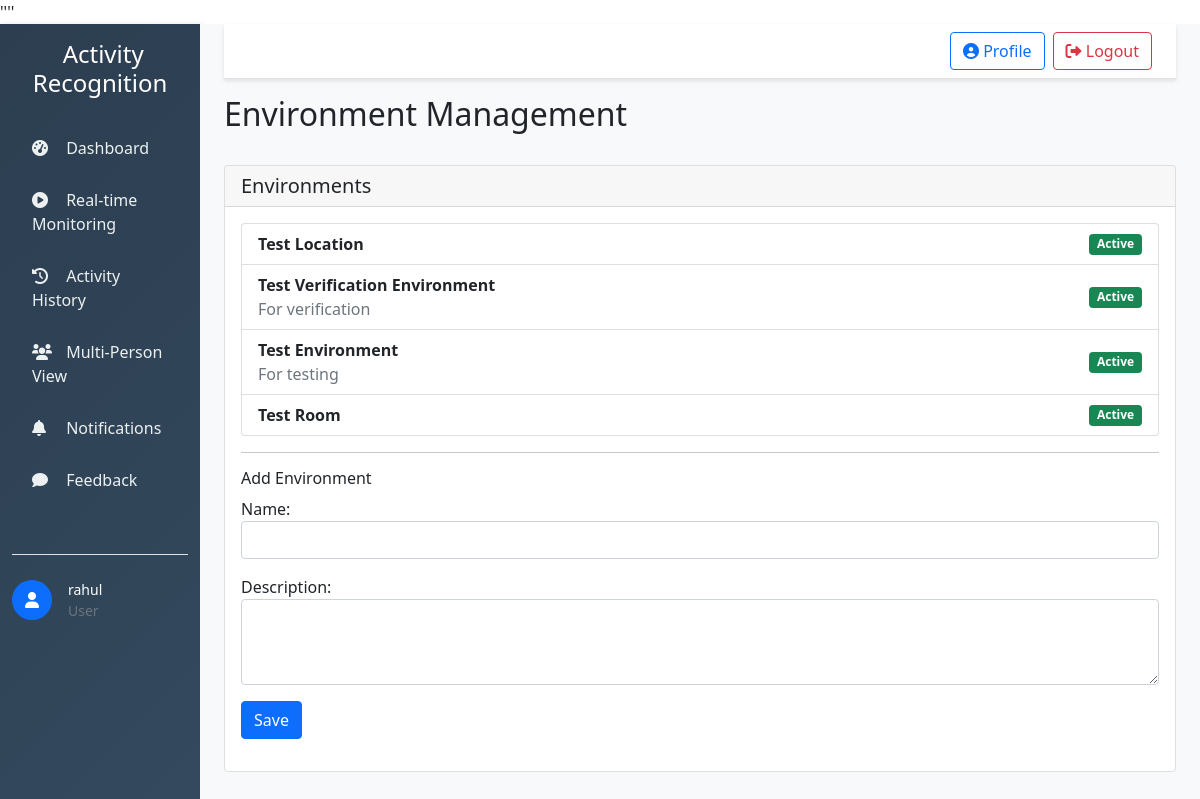
The page /admin-panel/environments/ (signed in) on the database its author committed.
### users/models.py (models this page shows, shortened)
class CustomUser(AbstractUser):
    USER_TYPE_CHOICES = (
        ('user', 'User'),
        ('admin', 'Admin'),
    )
    user_type = models.CharField(max_length=10, choices=USER_TYPE_CHOICES, default='user')
    phone = models.CharField(max_length=15, blank=True)
    address = models.TextField(blank=True)
    preferences = models.JSONField(default=dict, blank=True)
    is_active = models.BooleanField(default=True)
    created_at = models.DateTimeField(auto_now_add=True)
    updated_at = models.DateTimeField(auto_now=True)
    class Meta:
        db_table = 'auth_user'

### activities/models.py (models this page shows, shortened)
class Environment(models.Model):
    name = models.CharField(max_length=255)
    address = models.TextField()
    description = models.TextField(blank=True)
    is_active = models.BooleanField(default=True)
    zones = models.JSONField(default=list, blank=True)
    wifi_channels = models.JSONField(default=list, blank=True)
    sensor_parameters = models.JSONField(default=dict, blank=True)
    created_at = models.DateTimeField(auto_now_add=True)
    updated_at = models.DateTimeField(auto_now=True)

### admin_panel/views.py (the view)
# urls.py: path('environments/', views.environment_management, name='environment_management'),
@login_required
@admin_required
def environment_management(request):
    environments = Environment.objects.all()
    if request.method == 'POST':
        form = EnvironmentForm(request.POST)
        if form.is_valid():
            form.save()
            messages.success(request, 'Environment added successfully.')
            return redirect('admin_panel:environment_management')
    else:
        form = EnvironmentForm()
    context = {
        'environments': environments,
        'form': form,
    }
    return render(request, 'admin_panel/environment_management.html', context)

### admin_panel/forms.py
class EnvironmentForm(forms.ModelForm):
    class Meta:
        model = Environment
        fields = ['name', 'address', 'description', 'is_active', 'zones', 'wifi_channels', 'sensor_parameters']
        widgets = {
            'name': forms.TextInput(attrs={'class': 'form-control'}),
            'address': forms.Textarea(attrs={'class': 'form-control', 'rows': 3}),
            'description': forms.Textarea(attrs={'class': 'form-control', 'rows': 3}),
            'zones': forms.Textarea(attrs={'class': 'form-control', 'rows': 2, 'placeholder': 'Enter as JSON'}),
            'wifi_channels': forms.Textarea(attrs={'class': 'form-control', 'rows': 2, 'placeholder': 'Enter as JSON'}),
            'sensor_parameters': forms.Textarea(attrs={'class': 'form-control', 'rows': 2, 'placeholder': 'Enter as JSON'}),
        }

### admin_panel/views.py (called while the page is built)
def admin_required(view_func):
    @wraps(view_func)
    def wrapper(request, *args, **kwargs):
        if not request.user.is_authenticated or not (
            getattr(request.user, 'user_type', None) == 'admin' or
            request.user.is_staff or
            request.user.is_superuser
        ):
            messages.error(request, 'Access denied. Admin privileges required.')
            return redirect('users:login')
        return view_func(request, *args, **kwargs)
    return wrapper

### admin_panel/templates/admin_panel/environment_management.html (shortened to what this page needs)
{% extends "base.html" %}
{% block page_title %}Environment Management{% endblock %}
{% block content %}
<div class="card">
    <div class="card-header"><h5 class="mb-0">Environments</h5></div>
    <div class="card-body">
        {% if environments %}
            <ul class="list-group">
                {% for env in environments %}
                <li class="list-group-item d-flex justify-content-between align-items-center">
                    <div>
                        <strong>{{ env.name }}</strong>
                        <div class="text-muted">{{ env.description }}</div>
                    </div>
                    {% if env.is_active %}
                        <span class="badge bg-success">Active</span>
                    {% else %}
                        <span class="badge bg-secondary">Inactive</span>
                    {% endif %}
                </li>
                {% endfor %}
            </ul>
        {% else %}
            <p class="text-muted">No environments configured.</p>
        {% endif %}
        <hr />
        <h6>Add Environment</h6>
        <form method="post">
            <div class="mb-3">{{ form.name.label_tag }}{{ form.name }}{{ form.name.errors }}</div>
            <div class="mb-3">{{ form.description.label_tag }}{{ form.description }}{{ form.description.errors }}</div>
            <button type="submit" class="btn btn-primary">Save</button>
        </form>
    </div>
</div>
{% endblock %}

### templates/base.html (shortened to what this page needs)
<!DOCTYPE html>
<html lang="en">
<head>
    <link href="https://cdn.jsdelivr.net/npm/bootstrap@5.1.3/dist/css/bootstrap.min.css" rel="stylesheet">
    <link href="https://cdnjs.cloudflare.com/ajax/libs/font-awesome/6.0.0/css/all.min.css" rel="stylesheet">
</head>
<body>
    {% if user.is_authenticated %}
    <div class="container-fluid">
        <div class="row">
            <nav class="col-md-3 col-lg-2 d-md-block sidebar">
                <div class="position-sticky pt-3">
                    <div class="text-center mb-4">
                        <h4 class="text-white">
                            Activity Recognition
                        </h4>
                    </div>
                    <ul class="nav flex-column">
                        {% if user.user_type == 'user' %}
                        <li class="nav-item">
                            <a class="nav-link {% if request.resolver_match.url_name == 'dashboard' %}active{% endif %}"
                               href="{% url 'users:dashboard' %}">
                                <i class="fas fa-tachometer-alt"></i> Dashboard
                            </a>
                        </li>
                        <li class="nav-item">
                            <a class="nav-link {% if 'real_time' in request.resolver_match.url_name %}active{% endif %}"
                               href="{% url 'activities:real_time' %}">
                                <i class="fas fa-play-circle"></i> Real-time Monitoring
                            </a>
                        </li>
                        <li class="nav-item">
                            <a class="nav-link {% if 'history' in request.resolver_match.url_name %}active{% endif %}"
                               href="{% url 'activities:history' %}">
                                <i class="fas fa-history"></i> Activity History
                            </a>
                        </li>
                        <li class="nav-item">
                            <a class="nav-link {% if 'multi_person' in request.resolver_match.url_name %}active{% endif %}"
                               href="{% url 'activities:multi_person' %}">
                                <i class="fas fa-users"></i> Multi-Person View
                            </a>
                        </li>
                        <li class="nav-item">
                            <a class="nav-link {% if 'notifications' in request.resolver_match.url_name %}active{% endif %}"
                               href="{% url 'notifications:list' %}">
                                <i class="fas fa-bell"></i> Notifications
                            </a>
                        </li>
                        <li class="nav-item">
                            <a class="nav-link {% if 'feedback' in request.resolver_match.url_name %}active{% endif %}"
                               href="{% url 'users:feedback' %}">
                                <i class="fas fa-comment"></i> Feedback
                            </a>
                        </li>
                        {% endif %}
                    </ul>
                    <div class="mt-5 pt-4 border-top">
                        <div class="d-flex align-items-center text-white">
                            {% if user.profile.profile_picture %}
                            <img src="{{ user.profile.profile_picture.url }}"
                                 class="rounded-circle me-3"
                                 width="40" height="40"
                                 alt="{{ user.username }}">
                            {% else %}
                            <div class="rounded-circle bg-primary d-flex align-items-center justify-content-center me-3"
                                 style="width: 40px; height: 40px;">
                                <i class="fas fa-user text-white"></i>
                            </div>
                            {% endif %}
                            <div>
                                <small class="d-block">{{ user.get_full_name|default:user.username }}</small>
                                <small class="text-muted">{{ user.get_user_type_display }}</small>
                            </div>
                        </div>
                    </div>
                </div>
            </nav>
            <main class="col-md-9 ms-sm-auto col-lg-10 px-md-4 main-content">
                <nav class="navbar navbar-expand-lg navbar-custom">
                    <div class="container-fluid">
                        <div class="collapse navbar-collapse" id="navbarSupportedContent">
                            <div class="navbar-nav ms-auto">
                                <a href="{% url 'users:profile' %}" class="btn btn-outline-primary me-2">
                                    <i class="fas fa-user-circle"></i> Profile
                                </a>
                                <a href="{% url 'users:logout' %}" class="btn btn-outline-danger">
                                    <i class="fas fa-sign-out-alt"></i> Logout
                                </a>
                            </div>
                        </div>
                    </div>
                </nav>
                <div class="d-flex justify-content-between flex-wrap flex-md-nowrap align-items-center pt-3 pb-2 mb-3">
                    <h1 class="h2">{% block page_title %}Dashboard{% endblock %}</h1>
                </div>
                {% block content %}{% endblock %}
            </main>
        </div>
    </div>
    {% else %}
        {% block auth_content %}{% endblock %}
    {% endif %}
</body>
</html>

### templates/base.html (style rules this page uses)
:root { --primary-color: #3498db; --secondary-color: #2c3e50; --success-color: #27ae60; --warning-color: #f39c12; --danger-color: #e74c3c; --light-bg: #f8f9fa; --dark-bg: #343a40; }
.sidebar { min-height: 100vh; background: linear-gradient(135deg, var(--secondary-color) 0%, #34495e 100%); box-shadow: 2px 0 5px rgba(0,0,0,0.1); }
.sidebar .nav-link { color: #ecf0f1; padding: 12px 20px; margin: 2px 0; border-radius: 5px; transition: all 0.3s ease; }
.sidebar .nav-link i { width: 20px; margin-right: 10px; }
.main-content { background-color: var(--light-bg); min-height: 100vh; }
.navbar-custom { background: #fff; box-shadow: 0 2px 4px rgba(0,0,0,0.1); border-bottom: 1px solid #dee2e6; }

### rows shown on the page
Environment: name "Test Location", is_active "Active"
Environment: name "Test Verification Environment", description "For verification", is_active "Active"
Environment: name "Test Environment", description "For testing", is_active "Active"
Environment: name "Test Room", is_active "Active"

### other values the page prints
{{ user.get_full_name|default:user.username }} "rahul"
{{ user.get_user_type_display }} "User"
